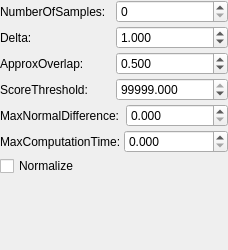
                 <widget class="QWidget" name="scrollAreaWidgetContents">
                  <property name="geometry">
                   <rect>
                    <x>0</x>
                    <y>0</y>
                    <width>228</width>
                    <height>250</height>
                   </rect>
                  </property>
                  <layout class="QVBoxLayout" name="verticalLayout_5">
                   <property name="spacing">
                    <number>3</number>
                   </property>
                   <property name="leftMargin">
                    <number>0</number>
                   </property>
                   <property name="topMargin">
                    <number>0</number>
                   </property>
                   <property name="rightMargin">
                    <number>0</number>
                   </property>
                   <property name="bottomMargin">
                    <number>0</number>
                   </property>
                   <item>
                    <layout class="QHBoxLayout" name="horizontalLayout_37">
                     <item>
                      <widget class="QLabel" name="label_35">
                       <property name="text">
                        <string>NumberOfSamples: </string>
                       </property>
                      </widget>
                     </item>
                     <item>
                      <widget class="QSpinBox" name="spin_nr_samples_3"/>
                     </item>
                    </layout>
                   </item>
                   <item>
                    <layout class="QHBoxLayout" name="horizontalLayout_38">
                     <item>
                      <widget class="QLabel" name="label_36">
                       <property name="text">
                        <string>Delta: </string>
                       </property>
                      </widget>
                     </item>
                     <item>
                      <widget class="QDoubleSpinBox" name="dspin_delta">
                       <property name="sizePolicy">
                        <sizepolicy hsizetype="Ignored" vsizetype="Fixed">
                         <horstretch>0</horstretch>
                         <verstretch>0</verstretch>
                        </sizepolicy>
                       </property>
                       <property name="prefix">
                        <string/>
                       </property>
                       <property name="decimals">
                        <number>3</number>
                       </property>
                       <property name="maximum">
                        <double>99999.000000000000000</double>
                       </property>
                       <property name="value">
                        <double>1.000000000000000</double>
                       </property>
                      </widget>
                     </item>
                    </layout>
                   </item>
                   <item>
                    <layout class="QHBoxLayout" name="horizontalLayout_39">
                     <item>
                      <widget class="QLabel" name="label_37">
                       <property name="text">
                        <string>ApproxOverlap: </string>
                       </property>
                      </widget>
                     </item>
                     <item>
                      <widget class="QDoubleSpinBox" name="dspin_approx_overlap">
                       <property name="sizePolicy">
                        <sizepolicy hsizetype="Ignored" vsizetype="Fixed">
                         <horstretch>0</horstretch>
                         <verstretch>0</verstretch>
                        </sizepolicy>
                       </property>
                       <property name="prefix">
                        <string/>
                       </property>
                       <property name="decimals">
                        <number>3</number>
                       </property>
                       <property name="maximum">
                        <double>99999.000000000000000</double>
                       </property>
                       <property name="value">
                        <double>0.500000000000000</double>
                       </property>
                      </widget>
                     </item>
                    </layout>
                   </item>
                   <item>
                    <layout class="QHBoxLayout" name="horizontalLayout_40">
                     <item>
                      <widget class="QLabel" name="label_38">
                       <property name="text">
                        <string>ScoreThreshold: </string>
                       </property>
                      </widget>
                     </item>
                     <item>
                      <widget class="QDoubleSpinBox" name="dspin_score_threshold">
                       <property name="sizePolicy">
                        <sizepolicy hsizetype="Ignored" vsizetype="Fixed">
                         <horstretch>0</horstretch>
                         <verstretch>0</verstretch>
                        </sizepolicy>
                       </property>
                       <property name="prefix">
                        <string/>
                       </property>
                       <property name="decimals">
                        <number>3</number>
                       </property>
                       <property name="maximum">
                        <double>99999.000000000000000</double>
                       </property>
                       <property name="value">
                        <double>99999.000000000000000</double>
                       </property>
                      </widget>
                     </item>
                    </layout>
                   </item>
                   <item>
                    <layout class="QHBoxLayout" name="horizontalLayout_41">
                     <item>
                      <widget class="QLabel" name="label_39">
                       <property name="text">
                        <string>MaxNormalDifference: </string>
                       </property>
                      </widget>
                     </item>
                     <item>
                      <widget class="QDoubleSpinBox" name="dspin_max_norm_diff">
                       <property name="decimals">
                        <number>3</number>
                       </property>
                       <property name="maximum">
                        <double>99999.000000000000000</double>
                       </property>
                      </widget>
                     </item>
                    </layout>
                   </item>
                   <item>
                    <layout class="QHBoxLayout" name="horizontalLayout_42">
                     <item>
                      <widget class="QLabel" name="label_40">
                       <property name="text">
                        <string>MaxComputationTime:</string>
                       </property>
                      </widget>
                     </item>
                     <item>
                      <widget class="QDoubleSpinBox" name="dspin_max_runtime">
                       <property name="decimals">
                        <number>3</number>
                       </property>
                       <property name="maximum">
                        <double>99999.000000000000000</double>
                       </property>
                      </widget>
                     </item>
                    </layout>
                   </item>
                   <item>
                    <widget class="QCheckBox" name="check_normalize">
                     <property name="text">
                      <string>Normalize</string>
                     </property>
                    </widget>
                   </item>
                   <item>
                    <spacer name="verticalSpacer_6">
                     <property name="orientation">
                      <enum>Qt::Vertical</enum>
                     </property>
                     <property name="sizeHint" stdset="0">
                      <size>
                       <width>20</width>
                       <height>40</height>
                      </size>
                     </property>
                    </spacer>
                   </item>
                  </layout>
                 </widget>
